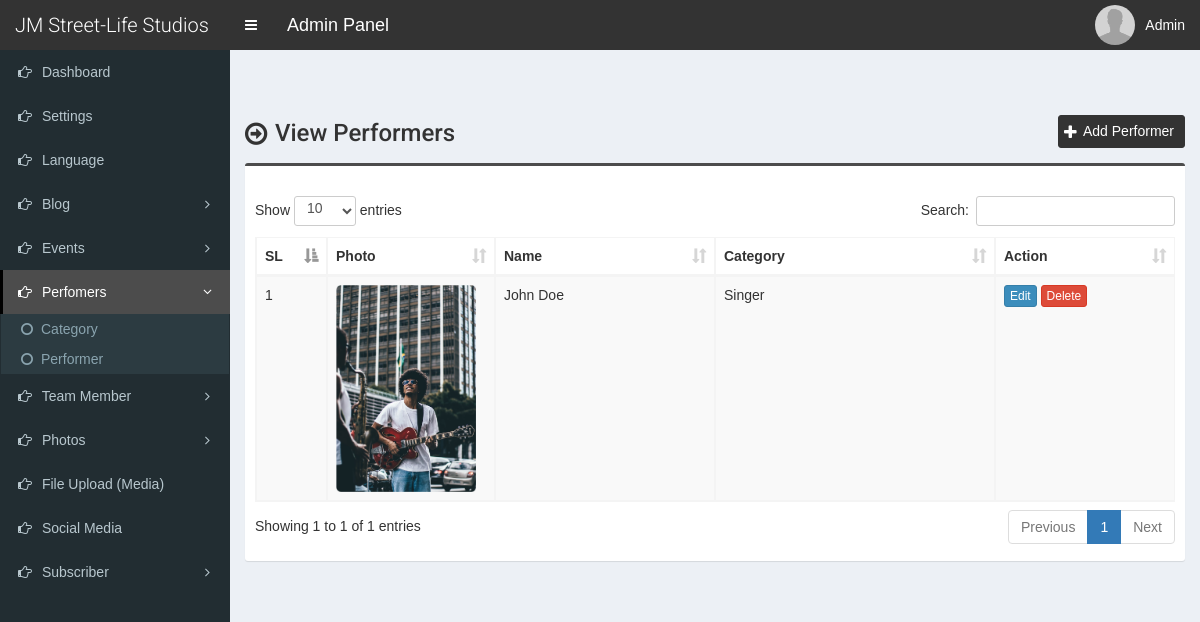
Page /admin/performer.php (signed in) on the committed database.
### tables this page shows
CREATE TABLE `tbl_settings` (
  `id` int(11) NOT NULL,
  `logo` varchar(255) NOT NULL,
  `favicon` varchar(255) NOT NULL,
  `footer_about` mediumtext NOT NULL,
  `footer_copyright` mediumtext NOT NULL,
  `contact_address` mediumtext NOT NULL,
  `contact_email` varchar(255) NOT NULL,
  `contact_phone` varchar(255) NOT NULL,
  `contact_fax` varchar(255) NOT NULL,
  `contact_map_iframe` mediumtext NOT NULL,
  `total_recent_news_footer` int(10) NOT NULL,
  `total_popular_news_footer` int(10) NOT NULL,
  `total_recent_news_sidebar` int(11) NOT NULL,
  `total_popular_news_sidebar` int(11) NOT NULL,
  `total_recent_news_home_page` int(11) NOT NULL,
  `meta_title_home` mediumtext NOT NULL,
  `meta_keyword_home` mediumtext NOT NULL,
  `meta_description_home` mediumtext NOT NULL,
  `home_title_service` varchar(255) NOT NULL,
  `home_subtitle_service` varchar(255) NOT NULL,
  `home_status_service` varchar(10) NOT NULL,
  `home_title_team_member` varchar(255) NOT NULL,
  `home_subtitle_team_member` varchar(255) NOT NULL,
  `home_status_team_member` varchar(10) NOT NULL,
  `home_title_testimonial` varchar(255) NOT NULL,
  `home_subtitle_testimonial` varchar(255) NOT NULL,
  `home_status_testimonial` varchar(10) NOT NULL,
  `home_photo_testimonial` varchar(255) NOT NULL,
  `home_title_news` varchar(255) NOT NULL,
  `home_subtitle_news` varchar(255) NOT NULL,
  `home_status_news` varchar(10) NOT NULL,
  `home_title_partner` varchar(255) NOT NULL,
  `home_subtitle_partner` varchar(255) NOT NULL,
  `home_status_partner` varchar(10) NOT NULL,
  `mod_rewrite` varchar(10) NOT NULL,
  `newsletter_title` varchar(255) NOT NULL,
  `newsletter_text` mediumtext NOT NULL,
  `newsletter_photo` varchar(255) NOT NULL,
  `newsletter_status` varchar(10) NOT NULL,
  `banner_search` varchar(255) NOT NULL,
  `banner_category` varchar(255) NOT NULL,
  `counter_1_title` varchar(255) NOT NULL,
  `counter_1_value` varchar(10) NOT NULL,
  `counter_2_title` varchar(255) NOT NULL,
  `counter_2_value` varchar(10) NOT NULL,
  `counter_3_title` varchar(255) NOT NULL,
  `counter_3_value` varchar(10) NOT NULL,
  `counter_4_title` varchar(255) NOT NULL,
  `counter_4_value` varchar(10) NOT NULL,
  `counter_photo` varchar(255) NOT NULL,
  `counter_status` varchar(10) NOT NULL,
  `color` varchar(10) NOT NULL,
  `preloader` varchar(3) NOT NULL,
  `active_editor` varchar(40) NOT NULL,
  `website_name` varchar(255) NOT NULL,
  `home_about_title` varchar(200) NOT NULL,
  `home_about_img` varchar(200) NOT NULL,
  `home_about_content` varchar(2000) NOT NULL
);

CREATE TABLE `tbl_performer` (
  `id` int(250) NOT NULL,
  `name` varchar(250) NOT NULL,
  `performer_category_id` varchar(11) NOT NULL,
  `photo` varchar(255) NOT NULL,
  `detail` mediumtext NOT NULL,
  `facebook` varchar(255) NOT NULL,
  `twitter` varchar(255) NOT NULL,
  `instagram` varchar(255) NOT NULL,
  `youtube` varchar(255) NOT NULL,
  `linkedin` varchar(255) NOT NULL,
  `phone` varchar(100) NOT NULL,
  `email` varchar(100) NOT NULL
);

CREATE TABLE `tbl_performer_category` (
  `performer_category_id` int(11) NOT NULL,
  `performer_category_name` varchar(200) NOT NULL
);

### admin/performer.php (the view, shortened to what this page needs)
<?php require_once('./inc/header.php'); ?>
<section class="content-header">
	<div class="content-header-left">
		<h1>View Performers</h1>
	</div>
	<div class="content-header-right">
		<a href="performer-add.php" class="btn btn-primary btn-sm">Add Performer</a>
	</div>
</section>
<section class="content">
	<div class="row">
		<div class="col-md-12">
			<div class="box box-info">
				<div class="box-body table-responsive">
					<table id="example1" class="table table-bordered table-striped">
						<thead>
							<tr>
								<th>SL</th>
								<th>Photo</th>
								<th width="180">Name</th>
								<th width="240">Category</th>
								<th width="140">Action</th>
							</tr>
						</thead>
						<tbody>
							<?php
							$i=0;
							$statement = $pdo->prepare("SELECT
														t1.id,
														t1.name,
														t1.performer_category_id,
														t1.photo,
														t2.performer_category_id,
														t2.performer_category_name
							                           	FROM tbl_performer t1
							                           	JOIN tbl_performer_category t2
							                           	ON t1.performer_category_id = t2.performer_category_id
							                           	");
							$statement->execute();
							$result = $statement->fetchAll(PDO::FETCH_ASSOC);
							foreach ($result as $row) {
								$i++;
								?>
								<tr>
									<td><?php echo $i; ?></td>
									<td style="width:150px;"><img src="../assets/uploads/<?php echo $row['photo']; ?>" alt="<?php echo $row['name']; ?>" style="width:140px;"></td>
									<td><?php echo $row['name']; ?></td>
									<td><?php echo $row['performer_category_name']; ?></td>
									<td>
										<a href="performer-edit.php?id=<?php echo $row['id']; ?>" class="btn btn-primary btn-xs">Edit</a>
										<a href="#" class="btn btn-danger btn-xs" data-href="performer-delete.php?id=<?php echo $row['id']; ?>" data-toggle="modal" data-target="#confirm-delete">Delete</a>
									</td>
								</tr>
								<?php
							}
							?>
						</tbody>
					</table>
				</div>
			</div>
		</div>
	</div>
</section>
<?php require_once('./inc/footer.php'); ?>

### admin/inc/header.php (shortened to what this page needs)
<?php
include('./database/config.php');
$q = $pdo->prepare("SELECT * FROM tbl_settings WHERE id=?");
$q->execute([1]);
$res = $q->fetchAll();
foreach ($res as $row) {
	$active_editor = $row['active_editor'];
	$website_name = $row['website_name'];
}
?>
<!DOCTYPE html>
<html>
<head>
	<link rel="stylesheet" href="css/bootstrap.min.css">
	<link rel="stylesheet" href="css/font-awesome.min.css">
	<link rel="stylesheet" href="css/ionicons.min.css">
	<link rel="stylesheet" href="css/datepicker3.css">
	<link rel="stylesheet" href="css/all.css">
	<link rel="stylesheet" href="css/select2.min.css">
	<link rel="stylesheet" href="css/dataTables.bootstrap.css">
	<link rel="stylesheet" href="css/jquery.fancybox.css">
	<link rel="stylesheet" href="css/AdminLTE.min.css">
	<link rel="stylesheet" href="css/_all-skins.min.css">
	<link rel="stylesheet" href="css/on-off-switch.css">
	<link rel="stylesheet" href="css/sb-admin.css">
	<?php if($active_editor == 'Summernote'): ?>
	<link rel="stylesheet" href="css/summernote.css">
	<?php endif; ?>
	<link rel="stylesheet" href="css/style.css">
</head>
<body class="hold-transition fixed skin-blue sidebar-mini">
	<div class="wrapper">
		<header class="main-header">
			<a href="index.php" class="logo">
				<span class="logo-lg"><?php echo $website_name; ?></span>
			</a>
			<nav class="navbar navbar-static-top">
				<a href="#" class="sidebar-toggle" data-toggle="offcanvas" role="button">
				</a>
				<span style="float:left;line-height:50px;color:#fff;padding-left:15px;font-size:18px;">Admin Panel</span>
				<div class="navbar-custom-menu">
					<ul class="nav navbar-nav">
						<li class="dropdown user user-menu">
							<a href="#" class="dropdown-toggle" data-toggle="dropdown">
								<img src="../assets/uploads/<?php echo $_SESSION['user']['photo']; ?>" class="user-image" alt="User Image">
								<span class="hidden-xs"><?php echo 'Admin'; ?></span>
							</a>
						</li>
					</ul>
				</div>
			</nav>
		</header>
  		<?php $cur_page = substr($_SERVER["SCRIPT_NAME"],strrpos($_SERVER["SCRIPT_NAME"],"/")+1); ?>
  		<aside class="main-sidebar">
    		<section class="sidebar">
      			<ul class="sidebar-menu">
			        <li class="treeview <?php if($cur_page == 'index.php') {echo 'active';} ?>">
			          <a href="index.php">
			            <i class="fa fa-hand-o-right"></i> <span>Dashboard</span>
			          </a>
			        </li>
			        <li class="treeview <?php if( ($cur_page == 'settings.php') ) {echo 'active';} ?>">
			          <a href="settings.php">
			            <i class="fa fa-hand-o-right"></i> <span>Settings</span>
			          </a>
			        </li>
			        <li class="treeview <?php if( ($cur_page == 'language.php') ) {echo 'active';} ?>">
			          <a href="language.php">
			            <i class="fa fa-hand-o-right"></i> <span>Language</span>
			          </a>
			        </li>
					<li class="treeview <?php if( ($cur_page == 'category-add.php')||($cur_page == 'category.php')||($cur_page == 'category-edit.php') || ($cur_page == 'blog-add.php')||($cur_page == 'blog.php')||($cur_page == 'blog-edit.php') || ($cur_page == 'comment.php') ) {echo 'active';} ?>">
						<a href="#">
							<i class="fa fa-hand-o-right"></i>
							<span>Blog</span>
							<span class="pull-right-container">
								<i class="fa fa-angle-left pull-right"></i>
							</span>
						</a>
					</li>
					<li class="treeview <?php if( ($cur_page == 'event-category-add.php')||($cur_page == 'event-category.php')||($cur_page == 'event-category-edit.php') || ($cur_page == 'event-add.php')||($cur_page == 'events.php')||($cur_page == 'event-edit.php') ) {echo 'active';} ?>">
						<a href="#">
							<i class="fa fa-hand-o-right"></i>
							<span>Events</span>
							<span class="pull-right-container">
								<i class="fa fa-angle-left pull-right"></i>
							</span>
						</a>
					</li>
					<li class="treeview <?php if( ($cur_page == 'performer-category-add.php')||($cur_page == 'performer-category.php')||($cur_page == 'performer-category-edit.php') || ($cur_page == 'performer-add.php')||($cur_page == 'performer.php')||($cur_page == 'performer-edit.php') ) {echo 'active';} ?>">
						<a href="#">
							<i class="fa fa-hand-o-right"></i>
							<span>Perfomers</span>
							<span class="pull-right-container">
								<i class="fa fa-angle-left pull-right"></i>
							</span>
						</a>
						<ul class="treeview-menu">
							<li><a href="performer-category.php"><i class="fa fa-circle-o"></i>Category</a></li>
							<li><a href="performer.php"><i class="fa fa-circle-o"></i>Performer</a></li>
						</ul>
					</li>
					<li class="treeview <?php if( ($cur_page == 'designation-add.php')||($cur_page == 'designation.php')||($cur_page == 'designation-edit.php') || ($cur_page == 'team-member-add.php')||($cur_page == 'team-member.php')||($cur_page == 'team-member-edit.php') ) {echo 'active';} ?>">
						<a href="#">
							<i class="fa fa-hand-o-right"></i>
							<span>Team Member</span>
							<span class="pull-right-container">
								<i class="fa fa-angle-left pull-right"></i>
							</span>
						</a>
					</li>
			        <li class="treeview <?php if( ($cur_page == 'photo-category-add.php')||($cur_page == 'photo-category.php')||($cur_page == 'photo-category-edit.php') || ($cur_page == 'photo-add.php')||($cur_page == 'photo.php')||($cur_page == 'photo-edit.php') || ($cur_page == 'video-category-add.php')||($cur_page == 'video-category.php')||($cur_page == 'video-category-edit.php') || ($cur_page == 'video-add.php')||($cur_page == 'video.php')||($cur_page == 'video-edit.php') ) {echo 'active';} ?>">
						<a href="#">
							<i class="fa fa-hand-o-right"></i>
							<span>Photos</span>
							<span class="pull-right-container">
								<i class="fa fa-angle-left pull-right"></i>
							</span>
						</a>
					</li>
					<li class="treeview <?php if( ($cur_page == 'file-add.php')||($cur_page == 'file.php')||($cur_page == 'file-edit.php') ) {echo 'active';} ?>">
			          <a href="file.php">
			            <i class="fa fa-hand-o-right"></i> <span>File Upload (Media)</span>
			          </a>
			        </li>
			        <li class="treeview <?php if( ($cur_page == 'social-media.php') ) {echo 'active';} ?>">
			          <a href="social-media.php">
			            <i class="fa fa-hand-o-right"></i> <span>Social Media</span>
			          </a>
			        </li>
			        <li class="treeview <?php if( ($cur_page == 'subscriber.php')||($cur_page == 'subscriber-email.php') ) {echo 'active';} ?>">
						<a href="#">
							<i class="fa fa-hand-o-right"></i>
							<span>Subscriber</span>
							<span class="pull-right-container">
								<i class="fa fa-angle-left pull-right"></i>
							</span>
						</a>
					</li>
      			</ul>
    		</section>
  		</aside>
  		<div class="content-wrapper">

### admin/css/sb-admin.css (style rules this page uses)
body { margin-top: 50px; }

### admin/css/style.css (style rules this page uses)
body { font-size: 14px; height: 100%; background-color: #F7F7F7; font-family: var(--source-sans); }
.navbar-nav>.user-menu .user-image { width: 40px; height: 40px; margin-top: -10px; }
.content-header>h1, .content-header .content-header-left h1 { font-family: 'Roboto', sans-serif; }
.main-header .logo { text-align: left; }
.main-header .logo .logo-lg { font-family: 'Roboto', sans-serif; }
.box-info { padding-top: 20px; }
.sidebar-menu li.active>a>.pull-right-container>.fa-angle-left { -webkit-transform: rotate(90deg); -ms-transform: rotate(90deg); -o-transform: rotate(90deg); transform: rotate(90deg); }
.sidebar-menu li>a>.pull-right-container>.fa-angle-left:before { content: "\f105"; }
.content-header { overflow: hidden; }
.content-header .content-header-left { float: left; padding-top: 5px; }
.content-header .content-header-right { float: right; }
.content-header .content-header-left h1 { margin-top: 0; margin-bottom: 0; padding-left: 30px; font-size: 24px; position: relative; }
.content-header .content-header-left h1:before { position: absolute; top: 0; left: 0; font-family: 'FontAwesome', sans-serif; font-size: 26px; content: '\f18e'; }
.content-header .content-header-right a { position: relative; padding-left: 24px; font-size: 14px; }
.content-header .content-header-right a:before { position: absolute; top: 4px; left: 5px; font-family: 'FontAwesome', sans-serif; font-size: 16px; content: '\f067'; }
.skin-blue .sidebar-menu>li:hover>a, .skin-blue .sidebar-menu>li.active>a { color: #fff; background: #3c8dbc; border-left-color: #3c8dbc; }
.skin-blue .main-header .logo, .skin-blue .main-header .logo:hover, .skin-blue .main-header .navbar, .skin-blue .main-header .navbar .sidebar-toggle:hover { background-color: #333333; }
.skin-blue .sidebar-menu>li:hover>a, .skin-blue .sidebar-menu>li.active>a { background-color: #4c4c4c; border-left-color: #000000; }
.box.box-info { border-top-color: #4c4c4c; }
.content-header .content-header-right a { background-color: #333333; border-color: #333333; }
.sidebar-menu .treeview-menu>li>a { font-size: 14px; }

### rows in the picture
tbl_settings: website_name "JM Street-Life Studios"
tbl_performer: photo (picture), name "John Doe", performer_category.performer_category_name "Singer"
